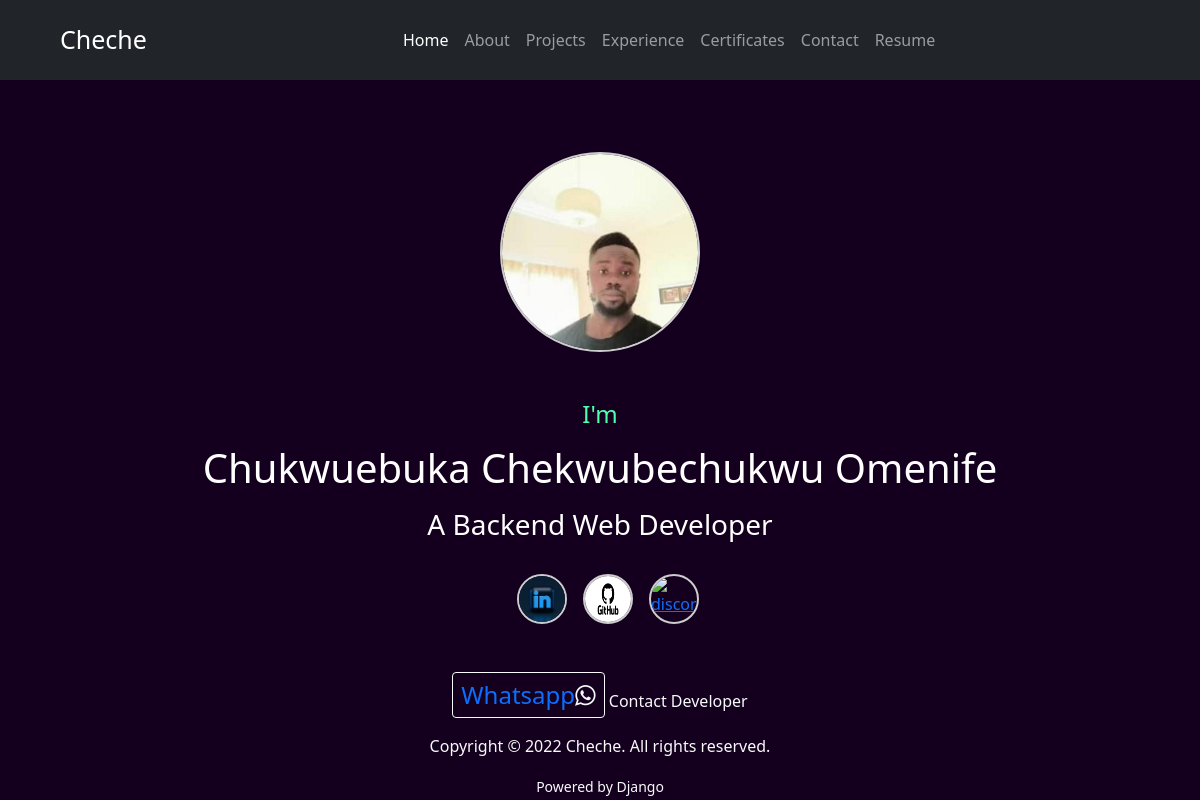
The page / on the database its author committed.
### resume/models.py (models this page shows, shortened)
class HomeInfo(models.Model):
    title = models.CharField(max_length=100)
    name = models.CharField(max_length=100)
    position = models.CharField(max_length=100)
    class Meta:
        verbose_name_plural = "Home Info"

### resume/views.py (the view)
# urls.py: 2. Add a URL to urlpatterns:  path('', views.home, name='home')
def home(request):
    info = HomeInfo.objects.all()
    return render(request, "home.html", {"info": info})

### resume/templates/home.html
{% extends 'base.html' %} {% load static %} {% block content1 %} <br />
<div class="row my-5">
  <div class="col-12 d-flex justify-content-center align-items-center">
    <div class="circular-image-container">
      <img
        class="circular-image"
        src="{% static 'images/cheche.jpeg' %}"
        alt="image"
      />
    </div>
  </div>
</div>
{% if info %}
{% for item in info %}
<div class="col-12 mt-3 text-center">
  <h4 class="title">{{ item.title|safe }}</h4>
  <div class="name">
    <h1>{{ item.name|safe }}</h1>
    <h3>{{ item.position|safe }}</h3>
    {% endfor %}
    {% endif %}
  </div>
  <div
    class="col-12 text-center d-flex justify-content-center align-items-center mt-3"
  >
    <div
      class="col-12 text-center d-flex justify-content-center align-items-center mt-3"
    >
      <a href="https://linkedin.com">
        <img src="{% static 'images/linkedin.jpeg' %}" alt="linkedin"width"50"
        height="50" class="social_links ms-3" >
      </a>
      <a href="https://github.com">
        <img src="{% static 'images/github.png' %}" alt="github"width"45"
        height="50" class="social_links ms-3" >
      </a>
      <a href="https://discord.com">
        <img src="{% static 'images/discord.jpeg' %}" alt="discord"width"50"
        height="50" class="social_links ms-3" >
      </a>
    </div>
  </div>
</div>
{% endblock content1 %}

### resume/static/css/style.css (style rules this page uses)
body { background-color: rgb(20,0,30); }
.circular-image-container { width: 200px; height: 200px; overflow: hidden; border-radius: 50%; border: 2px solid #ccc; display: flex; justify-content: center; align-items: center; }
.circular-image { width: 120%; height: auto; display: block; }
.title { color: #4fffb0; }
.name { color: #fff; }
.social_links { overflow: hidden; border-radius: 50%; border: 2px solid #ccc; display: flex; justify-content: center; align-items: center; width: 50px; height: 50px; }

### rows shown on the page
HomeInfo: title "I'm", name "Chukwuebuka Chekwubechukwu Omenife", position "A Backend Web Developer"
